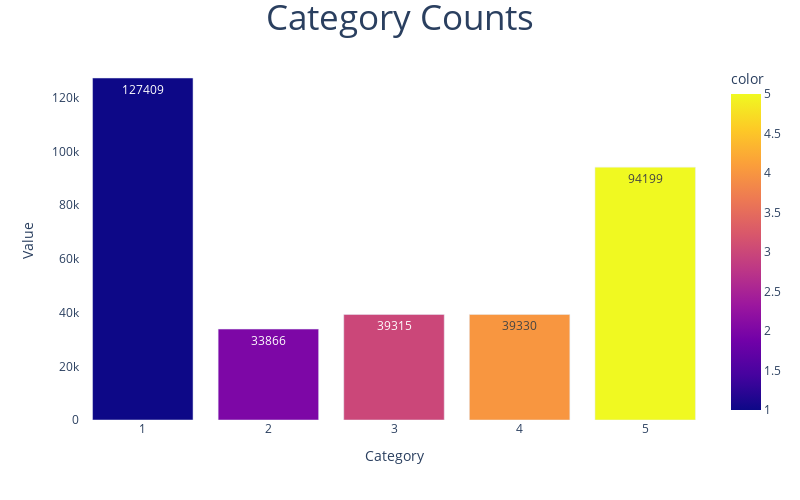

The cell this chart's notebook holds for it:
### Code cell
import plotly.graph_objects as go
from plotly.offline import iplot, init_notebook_mode
import plotly.express as px
import plotly.io as pio

init_notebook_mode(True)

fig = px.bar(x=data.ratings_overall.value_counts().index,y=data.ratings_overall.value_counts(),color=data.ratings_overall.value_counts().index,text=data.ratings_overall.value_counts())
fig.update_traces(hovertemplate="Category:'%{x}' Counted: %{y}")
fig.update_layout(title={"text":"Category Counts","x":0.5,"font":{"size":35}},xaxis={"title":"Category","showgrid":False},yaxis={"title":"Value","showgrid":False},plot_bgcolor="white",width=800,height=500,showlegend=False)
iplot(fig)

### Figure 1 — Plotly figure (JSON) as saved in the notebook; plotly's stock layout.template omitted (floating-point values rounded to 4 significant figures)
{"data": [{"alignmentgroup": "True", "hovertemplate": "Category:'%{x}' Counted: %{y}", "legendgroup": "", "marker": {"color": [1, 5, 4, 3, 2], "coloraxis": "coloraxis", "pattern": {"shape": ""}}, "name": "", "offsetgroup": "", "orientation": "v", "showlegend": false, "text": [127409, 94199, 39330, 39315, 33866], "textposition": "auto", "type": "bar", "x": [1, 5, 4, 3, 2], "xaxis": "x", "y": [127409, 94199, 39330, 39315, 33866], "yaxis": "y"}], "layout": {"barmode": "relative", "coloraxis": {"colorbar": {"title": {"text": "color"}}, "colorscale": [[0, "#0d0887"], [0.1111, "#46039f"], [0.2222, "#7201a8"], [0.3333, "#9c179e"], [0.4444, "#bd3786"], [0.5556, "#d8576b"], [0.6667, "#ed7953"], [0.7778, "#fb9f3a"], [0.8889, "#fdca26"], [1, "#f0f921"]]}, "height": 500, "legend": {"tracegroupgap": 0}, "margin": {"t": 60}, "plot_bgcolor": "white", "showlegend": false, "title": {"font": {"size": 35}, "text": "Category Counts", "x": 0.5}, "width": 800, "xaxis": {"anchor": "y", "domain": [0, 1], "showgrid": false, "title": {"text": "Category"}}, "yaxis": {"anchor": "x", "domain": [0, 1], "showgrid": false, "title": {"text": "Value"}}}}
